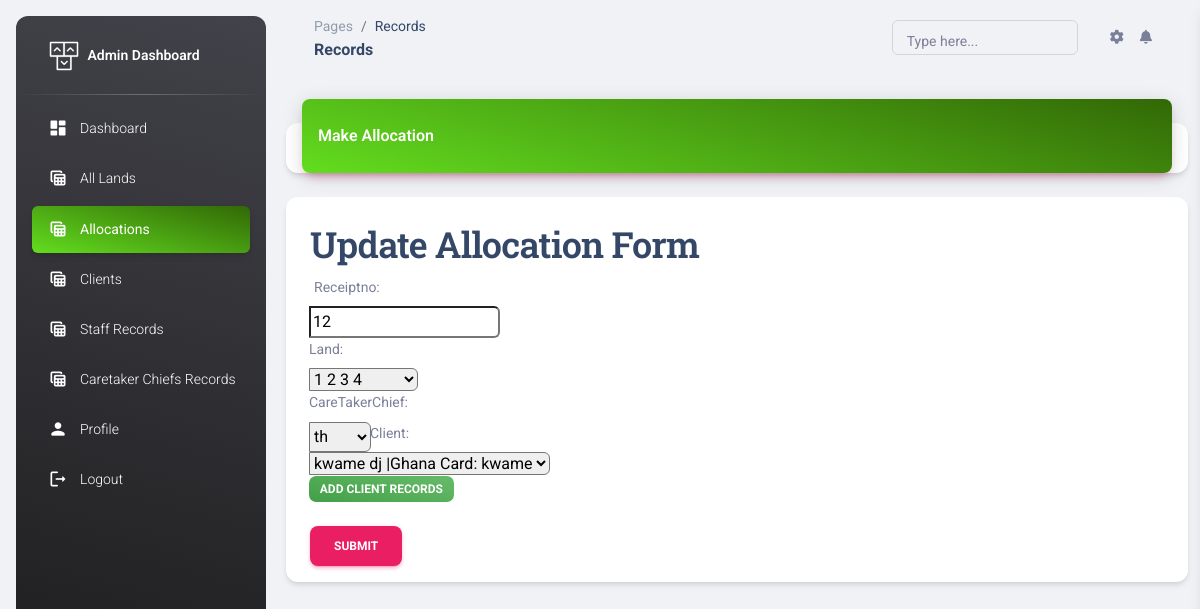
/dashboard/chief_records/edit_allocation/1 (signed in), run on the app's committed database.
### allocation/models.py (models this page shows)
class Allocation(models.Model):
    receiptno = models.CharField(max_length=255)
    dateofallocation = models.DateField(auto_now=True)
    land = models.OneToOneField(Land, on_delete=models.CASCADE, related_name='allocated')
    CareTakerChief = models.OneToOneField(CareTakerChief, on_delete=models.CASCADE, related_name='chief')
    client = models.ForeignKey(Client, on_delete=models.CASCADE)

### staff/views.py (the view)
# urls.py: path('dashboard/chief_records/edit_allocation/<int:id>', admin_edit_allocation, name="admin_edit_allocation"),
@login_required
def admin_edit_allocation(request, id):
    username = request.user.username
    allocation = get_object_or_404(Allocation, pk=id)
    if request.method == "POST":
        allocationform = AllocationForm(data=request.POST, files = request.FILES, instance=allocation)
        if allocationform.is_valid:
            allocationform.save()
            return redirect(admin_allocation_records)
        else:
            print("Invalid data entry")
    else:
        allocationform = AllocationForm(instance=allocation)
    active= "active bg-gradient-primary"
    context = {
       "allocationform":allocationform,
       "id":id,
        "username":username,
        "active3":active,
    }
    return render(request, "online/edit_allocation.html", context )

### allocation/forms.py
class AllocationForm(ModelForm):
    class Meta:
        model = Allocation
        fields = ("receiptno", "land", "CareTakerChief", "client")

### chief/models.py (called while the page is built)
    def __str__(self):
        return self.StoolName

### client/models.py (called while the page is built)
    def __str__(self):
        return self.FirstName + " " + self.LastName + " |Ghana Card: " + self.GhanaCard

### lands/models.py (called while the page is built)
    def __str__(self):
        return self.plot + " " + self.block + " " +self.sector+ " " +self.location+ " "

### templates/online/edit_allocation.html (shortened to what this page needs)
{% extends 'online/base2.html'%}
{% load static%}
{% block content %}
<body class="g-sidenav-show  bg-gray-200">
  {% include 'online/side_nav.html' %}
  <main class="main-content position-relative max-height-vh-100 h-100 border-radius-lg ">
    <nav class="navbar navbar-main navbar-expand-lg px-0 mx-4 shadow-none border-radius-xl" id="navbarBlur" data-scroll="true">
      <div class="container-fluid py-1 px-3">
        <nav aria-label="breadcrumb">
          <ol class="breadcrumb bg-transparent mb-0 pb-0 pt-1 px-0 me-sm-6 me-5">
            <li class="breadcrumb-item text-sm"><a class="opacity-5 text-dark" href="javascript:;">Pages</a></li>
            <li class="breadcrumb-item text-sm text-dark active" aria-current="page">Records</li>
          </ol>
          <h6 class="font-weight-bolder mb-0">Records</h6>
        </nav>
        <div class="collapse navbar-collapse mt-sm-0 mt-2 me-md-0 me-sm-4" id="navbar">
          <div class="ms-md-auto pe-md-3 d-flex align-items-center">
            <div class="input-group input-group-outline">
              <label class="form-label">Type here...</label>
              <input type="text" class="form-control">
            </div>
          </div>
          <ul class="navbar-nav  justify-content-end">
            <li class="nav-item px-3 d-flex align-items-center">
              <a href="javascript:;" class="nav-link text-body p-0">
                <i class="fa fa-cog fixed-plugin-button-nav cursor-pointer"></i>
              </a>
            </li>
            <li class="nav-item dropdown pe-2 d-flex align-items-center">
              <a href="javascript:;" class="nav-link text-body p-0" id="dropdownMenuButton" data-bs-toggle="dropdown" aria-expanded="false">
                <i class="fa fa-bell cursor-pointer"></i>
              </a>
            </li>
          </ul>
        </div>
      </div>
    </nav>
    <div class="container-fluid py-4">
      <div class="row">
        <div class="col-12">
          <div class="card my-4">
            <div class="card-header p-0 position-relative mt-n4 mx-3 z-index-2">
              <div class="bg-gradient-primary shadow-primary border-radius-lg pt-4 pb-3">
                <h6 class="text-white text-capitalize ps-3">Make Allocation</h6>
              </div>
            </div>
          </div>
        </div>
      </div>
      <div class="page-wrapper bg-gra-02 p-t-130 p-b-100 font-poppins">
        <div class="wrapper wrapper--w680">
            <div class="card card-4">
                <div class="card-body">
                    <h2 class="title">Update Allocation Form</h2>
                    <form method="POST"action="{% url 'admin_edit_allocation' id%}?next=/"  enctype="multipart/form-data">
                          <div class="row row-space">
                            <div class="col-2">
                                <div class="input-group">
                                    {{allocationform}}
                                    <span><a class="badge badge-sm bg-gradient-success" href="{% url "admin_add_client" %}">Add Client Records</a></span>
                                  </div>
                            </div>
                          </div>
                          </div>
                        <div class="p-t-15">
                            <button class="btn btn--radius-2 btn-primary mx-4" type="submit">Submit</button>
                        </div>
                </div>
            </div>
        </div>
    </div>
  </main>
</body>
{% endblock content %}

### data on the page
Allocation: receiptno "12", land "1 2 3 4", CareTakerChief "th", client "kwame dj |Ghana Card: kwame"
